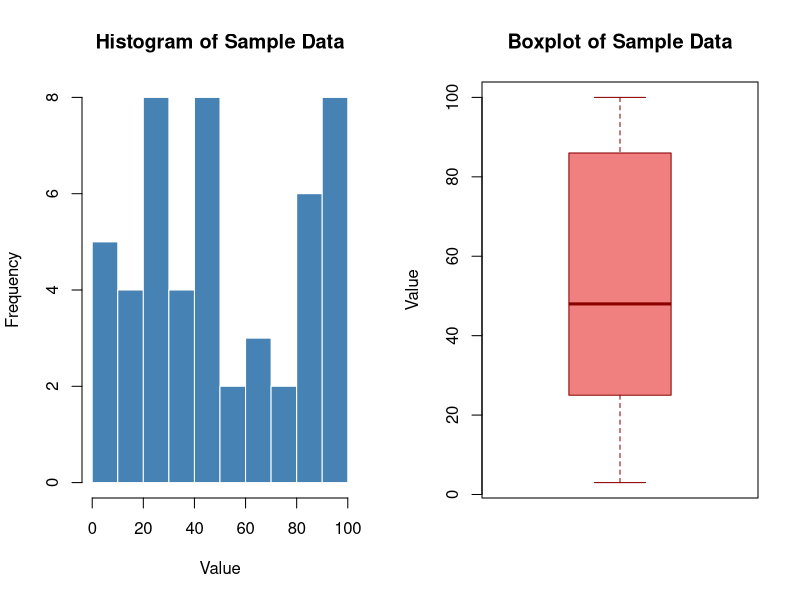

Reproduce this figure in R.
## ---- chunk 1
knitr::opts_chunk$set(
  echo    = TRUE,
  warning = FALSE,
  message = FALSE,
  comment = "#>"
)
## ---- chunk 2
# Create a simple numeric vector using c()
x <- c(5, 10, 15, 20)
x

# Draw 10 random numbers from 1–100 (with replacement)
# replace = TRUE allows the same number to appear more than once
set.seed(42)                          # set seed for reproducibility
sample_data <- sample(1:100, size = 10, replace = TRUE)
sample_data
## ---- chunk 3
data <- c(12, 15, 20, 25, 30, 35, 40)

summary(data)
## ---- chunk 4
set.seed(42)
data <- sample(1:100, size = 50, replace = TRUE)

# --- Side-by-side plots ---
par(mfrow = c(1, 2))

# Histogram: shows the frequency/distribution of values
hist(data,
     main  = "Histogram of Sample Data",
     xlab  = "Value",
     col   = "steelblue",
     border = "white")

# Boxplot: highlights median, spread, and potential outliers
boxplot(data,
        main   = "Boxplot of Sample Data",
        ylab   = "Value",
        col    = "lightcoral",
        border = "darkred")

par(mfrow = c(1, 1))   # reset layout
